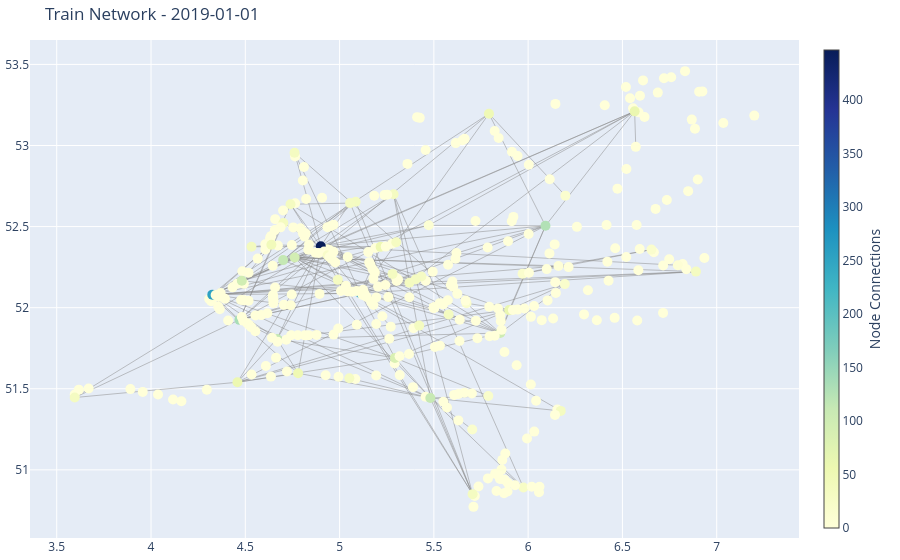

Write notebook code for a chart like this one.
### Markdown cell above
# Example Graph for the First Day of the Dataset

### Code cell
# Example: Visualize graph for a specific date
def visualize_graph(date, G):  # Position nodes
    
    edge_x = []
    edge_y = []
    for edge in G.edges():
        x0, y0 = pos[edge[0]]
        x1, y1 = pos[edge[1]]
        edge_x.extend([x0, x1, None])
        edge_y.extend([y0, y1, None])
    
    edge_trace = go.Scatter(
        x=edge_x, y=edge_y,
        line=dict(width=0.5, color='#888'),
        hoverinfo='none',
        mode='lines'
    )
    
    node_x = []
    node_y = []
    for node in G.nodes():
        if node not in pos:
            node_x.append(5.5)
            node_y.append(52)
            continue
        x, y = pos[node]
        node_x.append(x)
        node_y.append(y)
    
    node_trace = go.Scatter(
        x=node_x, y=node_y,
        mode='markers',
        hoverinfo='text',
        marker=dict(
            showscale=True,
            colorscale='YlGnBu',
            size=10,
            colorbar=dict(
                thickness=15,
                title=dict(
                    text='Node Connections',
                    side='right'
                ),
                xanchor='left'
            )
        )
    )
    
    # Add node information
    node_text = []
    node_colors = []
    features = daily_features[date]
    for node in G.nodes():
        info = (f"Station: {node}<br>"
                f"Degree: {features[node]['degree']}<br>"
                f"Rides: {features[node]['weighted_degree']}<br>"
                f"Avg Distance: {features[node]['avg_distance']:.2f}")
        node_text.append(info)
        node_colors.append(features[node]['weighted_degree'])
    
    node_trace.text = node_text
    node_trace.marker.color = node_colors
    
    fig = go.Figure(
        data=[edge_trace, node_trace],
        layout=go.Layout(
            title=f'Train Network - {date}',
            showlegend=False,
            hovermode='closest',
            margin=dict(b=20,l=5,r=5,t=40),
        )
    )
    
    fig.show()

# Visualize for a specific date (example)
example_date = unique_dates[0]
visualize_graph(example_date, daily_graphs[example_date])

# # Print features for first date as example
# print(f"Node features for {example_date}:")
# for node, features in daily_features[example_date].items():
#     print(f"{node}: {features}")

### Figure 1 — Plotly figure (JSON) as saved in the notebook; plotly's stock layout.template omitted (floating-point values rounded to 4 significant figures; data arrays with more than 128 entries replaced by an {"elided": "..."} marker saying what was removed)
{"data": [{"hoverinfo": "none", "line": {"color": "#888", "width": 0.5}, "mode": "lines", "type": "scatter", "x": {"elided": "441 float values"}, "y": {"elided": "441 float values"}}, {"hoverinfo": "text", "marker": {"color": {"elided": "419 int values"}, "colorbar": {"thickness": 15, "title": {"side": "right", "text": "Node Connections"}, "xanchor": "left"}, "colorscale": [[0, "rgb(255,255,217)"], [0.125, "rgb(237,248,177)"], [0.25, "rgb(199,233,180)"], [0.375, "rgb(127,205,187)"], [0.5, "rgb(65,182,196)"], [0.625, "rgb(29,145,192)"], [0.75, "rgb(34,94,168)"], [0.875, "rgb(37,52,148)"], [1, "rgb(8,29,88)"]], "showscale": true, "size": 10}, "mode": "markers", "text": {"elided": "419 str values"}, "type": "scatter", "x": {"elided": "419 float values"}, "y": {"elided": "419 float values"}}], "layout": {"hovermode": "closest", "margin": {"b": 20, "l": 5, "r": 5, "t": 40}, "showlegend": false, "title": {"text": "Train Network - 2019-01-01"}}}
